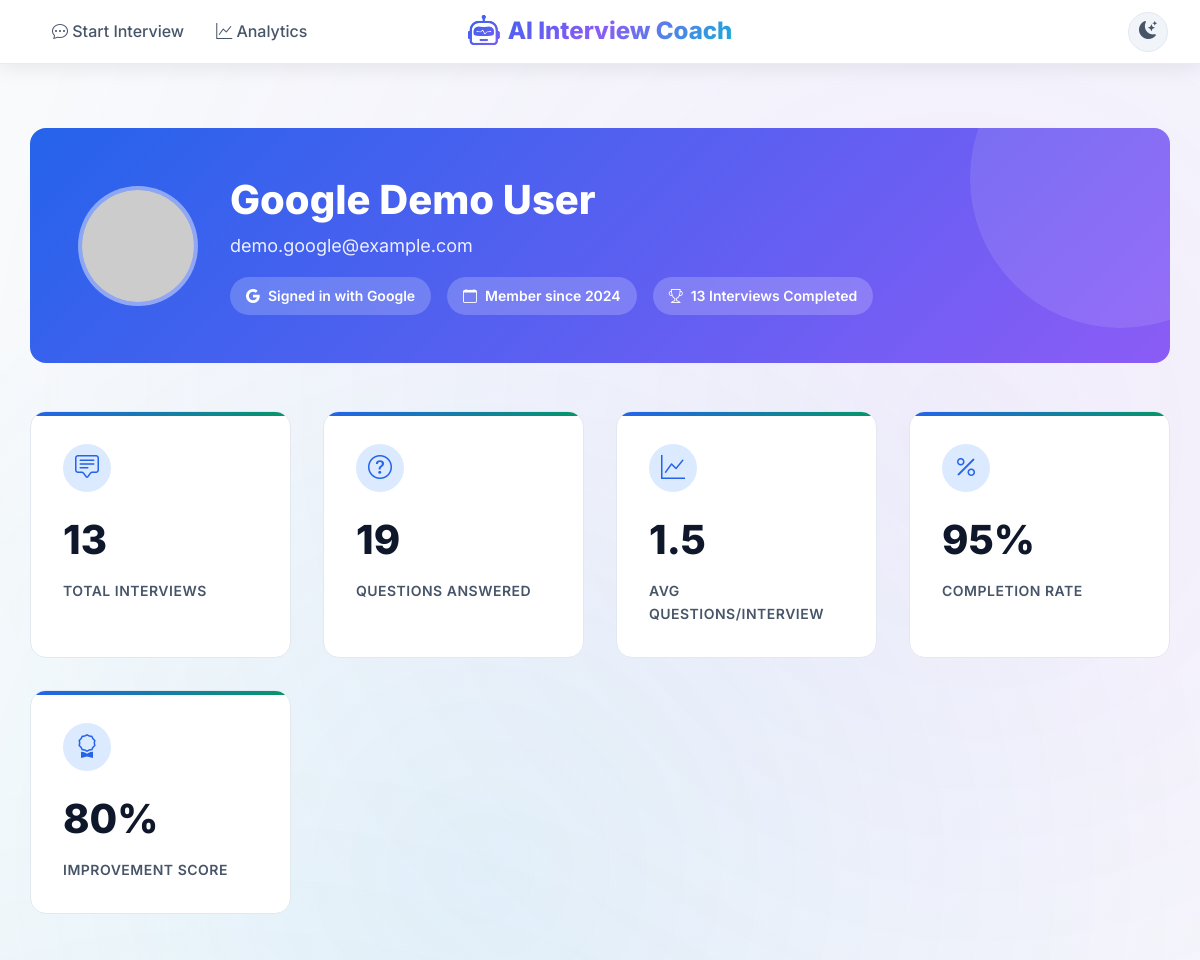
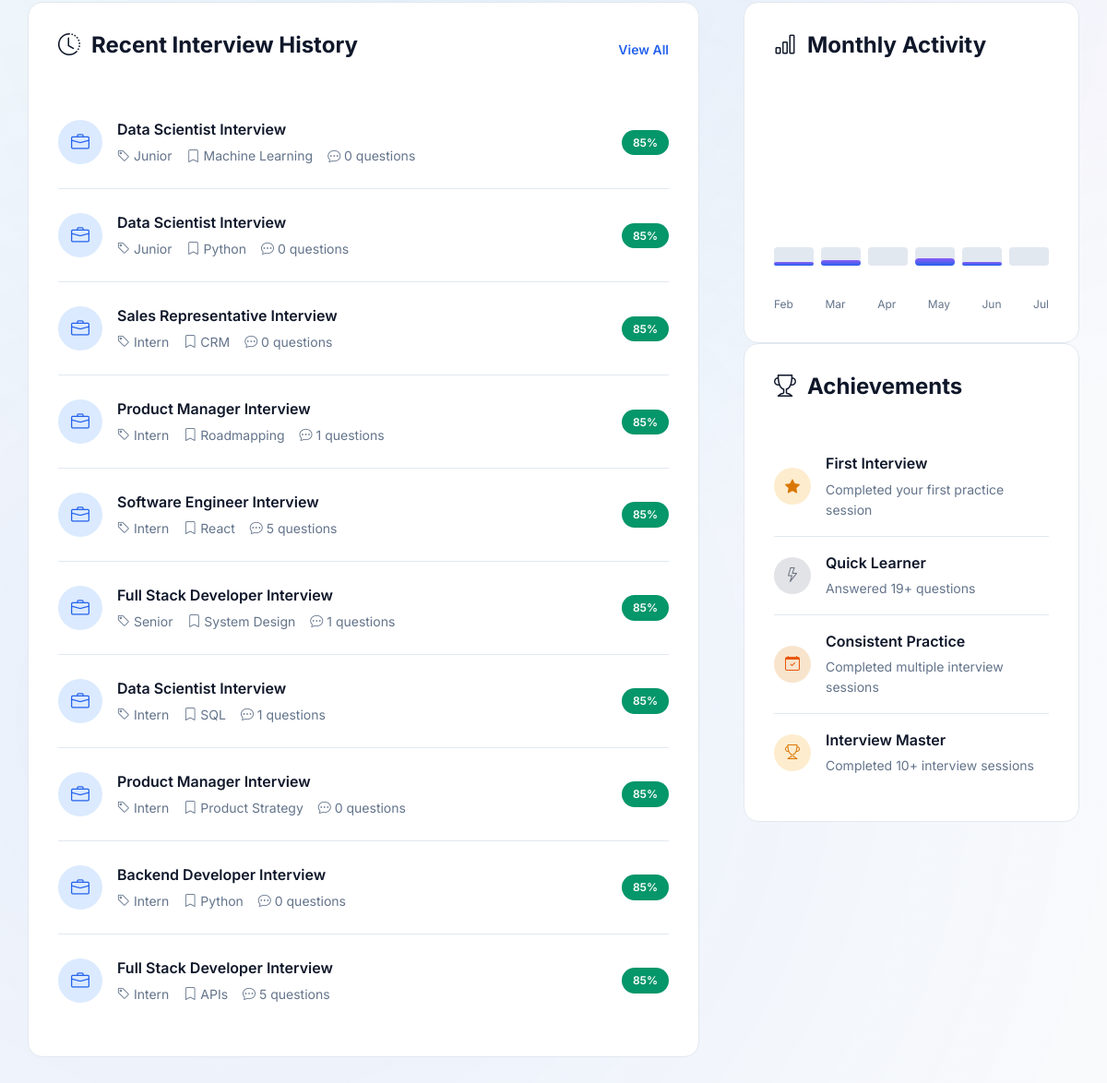
/profile (signed in), run on the app's committed database (2 pictures, top to bottom).
### tables this page shows
CREATE TABLE interviews (
                id INTEGER PRIMARY KEY AUTOINCREMENT,
                role TEXT NOT NULL,
                level TEXT NOT NULL,
                topic TEXT NOT NULL,
                questions TEXT NOT NULL,
                created_at TIMESTAMP DEFAULT CURRENT_TIMESTAMP
            );

### app.py (the view)
@app.route("/profile")
def profile():
    if not session.get('is_logged_in'):
        return redirect("/login?next=/profile")
    user_stats = db.get_interview_stats()
    recent_interviews = db.get_recent_interviews(10)
    total_interviews = user_stats.get('total_interviews', 0)
    total_questions = user_stats.get('total_answers', 0)
    completion_rate = min(95, max(75, 80 + (total_interviews * 2)))
    improvement_score = min(95, max(60, 70 + (total_questions * 0.5)))
    performance_data = {
        'total_interviews': total_interviews,
        'total_questions': total_questions,
        'avg_questions_per_interview': round(total_questions / max(total_interviews, 1), 1),
        'completion_rate': completion_rate,
        'improvement_score': round(improvement_score),
        'popular_role': user_stats.get('popular_role', 'N/A'),
        'popular_topic': user_stats.get('popular_topic', 'N/A'),
    }
    import random
    from datetime import datetime, timedelta
    current_month = datetime.now().month
    monthly_activity = []
    months = ['Jan', 'Feb', 'Mar', 'Apr', 'May', 'Jun', 'Jul', 'Aug', 'Sep', 'Oct', 'Nov', 'Dec']
    for i in range(6):
        month_index = (current_month - 6 + i) % 12
        month_name = months[month_index]
        base_interviews = max(0, total_interviews // 6 + random.randint(-2, 3))
        base_questions = base_interviews * random.randint(3, 8)
        monthly_activity.append({
            'month': month_name,
            'interviews': base_interviews,
            'questions': base_questions
        })
    achievements = []
    if total_interviews >= 1:
        achievements.append({
            'icon': 'star-fill',
            'title': 'First Interview',
            'description': 'Completed your first practice session',
            'type': 'gold'
        })
    if total_questions >= 10:
        achievements.append({
            'icon': 'lightning',
            'title': 'Quick Learner',
            'description': f'Answered {total_questions}+ questions',
            'type': 'silver'
        })
    if total_interviews >= 3:
        achievements.append({
            'icon': 'calendar-check',
            'title': 'Consistent Practice',
            'description': 'Completed multiple interview sessions',
            'type': 'bronze'
        })
    if total_interviews >= 10:
        achievements.append({
            'icon': 'trophy',
            'title': 'Interview Master',
            'description': 'Completed 10+ interview sessions',
            'type': 'gold'
        })
    return render_template("profile.html",
                         user_stats=user_stats,
                         recent_interviews=recent_interviews,
                         performance_data=performance_data,
                         monthly_activity=monthly_activity,
                         achievements=achievements)

### app.py (called while the page is built)
@app.context_processor
def inject_user():
    user_name = session.get('user_name', '')
    return {
        'current_user': {
            'is_logged_in': session.get('is_logged_in', False),
            'name': user_name,
            'email': session.get('user_email', ''),
            'initials': user_name[0].upper() if user_name else 'U',
            'oauth_provider': session.get('oauth_provider'),
            'avatar': session.get('user_avatar')
        }
    }

### database.py (called while the page is built)
    def get_recent_interviews(self, limit=10):
        conn = sqlite3.connect(self.db_path)
        cursor = conn.cursor()
        cursor.execute('''
            SELECT i.id, i.role, i.level, i.topic, i.created_at,
                   COUNT(a.id) as answer_count
            FROM interviews i
            LEFT JOIN answers a ON i.id = a.interview_id
            GROUP BY i.id
            ORDER BY i.created_at DESC
            LIMIT ?
        ''', (limit,))
        interviews = cursor.fetchall()
        conn.close()
        return [
            {
                'id': row[0],
                'role': row[1],
                'level': row[2],
                'topic': row[3],
                'created_at': row[4],
                'answer_count': row[5]
            }
            for row in interviews
        ]

### templates/profile.html (shortened to what this page needs)
{% extends "base.html" %}
{% block content %}
<div class="container profile-container">
    <div class="profile-header">
        <div class="profile-header-content">
            <div class="profile-avatar">
                {% if current_user.avatar %}
                <img src="{{ current_user.avatar }}" alt="{{ current_user.name }}">
                {% else %}
                {{ current_user.initials }}
                {% endif %}
            </div>
            <div class="profile-info">
                <h1>{{ current_user.name }}</h1>
                <div class="user-email">{{ current_user.email }}</div>
                <div class="profile-badges">
                    {% if current_user.oauth_provider %}
                    <div class="profile-badge">
                        <i class="bi bi-{{ 'google' if current_user.oauth_provider == 'google' else 'github' }}"></i>
                        Signed in with {{ current_user.oauth_provider.title() }}
                    </div>
                    {% endif %}
                    <div class="profile-badge">
                        <i class="bi bi-calendar"></i>
                        Member since {{ "2024" }}
                    </div>
                    <div class="profile-badge">
                        <i class="bi bi-trophy"></i>
                        {{ performance_data.total_interviews }} Interviews Completed
                    </div>
                </div>
            </div>
        </div>
    </div>
    <div class="stats-grid">
        <div class="stat-card">
            <div class="stat-icon">
                <i class="bi bi-chat-square-text"></i>
            </div>
            <div class="stat-value">{{ performance_data.total_interviews }}</div>
            <div class="stat-label">Total Interviews</div>
        </div>
        <div class="stat-card">
            <div class="stat-icon">
                <i class="bi bi-question-circle"></i>
            </div>
            <div class="stat-value">{{ performance_data.total_questions }}</div>
            <div class="stat-label">Questions Answered</div>
        </div>
        <div class="stat-card">
            <div class="stat-icon">
                <i class="bi bi-graph-up"></i>
            </div>
            <div class="stat-value">{{ performance_data.avg_questions_per_interview }}</div>
            <div class="stat-label">Avg Questions/Interview</div>
        </div>
        <div class="stat-card">
            <div class="stat-icon">
                <i class="bi bi-percent"></i>
            </div>
            <div class="stat-value">{{ performance_data.completion_rate }}%</div>
            <div class="stat-label">Completion Rate</div>
        </div>
        <div class="stat-card">
            <div class="stat-icon">
                <i class="bi bi-award"></i>
            </div>
            <div class="stat-value">{{ performance_data.improvement_score }}%</div>
            <div class="stat-label">Improvement Score</div>
        </div>
    </div>
    <div class="content-grid">
        <div class="content-card">
            <div class="content-header">
                <h3 class="content-title">
                    <i class="bi bi-clock-history"></i>
                    Recent Interview History
                </h3>
                <a href="/admin/stats" class="content-action">View All</a>
            </div>
            {% if recent_interviews %}
            <ul class="interview-list">
                {% for interview in recent_interviews %}
                <li class="interview-item">
                    <div class="interview-icon">
                        <i class="bi bi-briefcase"></i>
                    </div>
                    <div class="interview-content">
                        <div class="interview-title">{{ interview.role }} Interview</div>
                        <div class="interview-meta">
                            <span><i class="bi bi-tag"></i> {{ interview.level }}</span>
                            <span><i class="bi bi-bookmark"></i> {{ interview.topic }}</span>
                            <span><i class="bi bi-chat-dots"></i> {{ interview.answer_count }} questions</span>
                        </div>
                    </div>
                    <div class="interview-score">85%</div>
                </li>
                {% endfor %}
            </ul>
            {% endif %}
        </div>
        <div>
            <div class="content-card">
                <div class="content-header">
                    <h3 class="content-title">
                        <i class="bi bi-bar-chart"></i>
                        Monthly Activity
                    </h3>
                </div>
                <div class="activity-chart">
                    {% for month in monthly_activity %}
                    <div class="activity-bar">
                        <div class="activity-bar-fill" style="height: {{ (month.interviews * 10) }}%;"></div>
                    </div>
                    {% endfor %}
                </div>
                <div class="activity-labels">
                    {% for month in monthly_activity %}
                    <span>{{ month.month }}</span>
                    {% endfor %}
                </div>
            </div>
            <div class="content-card">
                <div class="content-header">
                    <h3 class="content-title">
                        <i class="bi bi-trophy"></i>
                        Achievements
                    </h3>
                </div>
                {% if achievements %}
                <ul class="achievement-list">
                    {% for achievement in achievements %}
                    <li class="achievement-item">
                        <div class="achievement-icon {{ achievement.type }}">
                            <i class="bi bi-{{ achievement.icon }}"></i>
                        </div>
                        <div class="achievement-content">
                            <div class="achievement-title">{{ achievement.title }}</div>
                            <div class="achievement-desc">{{ achievement.description }}</div>
                        </div>
                    </li>
                    {% endfor %}
                </ul>
                {% endif %}
            </div>
        </div>
    </div>
</div>
{% endblock %}

### templates/base.html (style rules this page uses)
:root { --primary: #2563eb; --primary-hover: #1d4ed8; --primary-light: #dbeafe; --secondary: #64748b; --success: #059669; --warning: #d97706; --danger: #dc2626; --info: #0891b2; --bg-primary: #ffffff; --bg-secondary: #f8fafc; --bg-tertiary: #f1f5f9; --bg-quaternary: #e2e8f0; --bg-dark: #0f172a; --bg-dark-secondary: #1e293b; --bg-dark-tertiary: #334155; --bg-dark-quaternary: #475569; --text-primary: #0f172a; --text-secondary: #475569; --text-tertiary: #64748b; --text-quaternary: #94a3b8; --text-dark-primary: #f8fafc; --text-dark-secondary: #cbd5e1; --text-dark-tertiary: #94a3b8; --text-dark-quaternary: #64748b; --border-light: #e2e8f0; --border-medium: #cbd5e1; --border-dark: #475569; --shadow-xs: 0 1px 2px 0 rgb(0 0 0 / 0.05); --shadow-sm: 0 1px 3px 0 rgb(0 0 0 / 0.1), 0 1px 2px -1px rgb(0 0 0 / 0.1); --shadow-md: 0 4px 6px -1px rgb(0 0 0 / 0.1), 0 2px 4px -2px rgb(0 0 0 / 0.1); --shadow-lg: 0 10px 15px -3px rgb(0 0 0 / 0.1), 0 4px 6px -4px rgb(0 0 0 / 0.1); --shadow-xl: 0 20px 25px -5px rgb(0 0 0 / 0.1), 0 8px 10px -6px rgb(0 0 0 / 0.1); --shadow-2xl: 0 25px 50px -12px rgb(0 0 0 / 0.25); --radius-xs: 0.125rem; --radius-sm: 0.25rem; --radius-md: 0.375rem; --radius-lg: 0.5rem; --radius-xl: 0.75rem; --radius-2xl: 1rem; --radius-3xl: 1.5rem; --radius-full: 9999px; --transition-fast: 150ms cubic-bezier(0.4, 0, 0.2, 1); --transition-normal: 300ms cubic-bezier(0.4, 0, 0.2, 1); --transition-slow: 500ms cubic-bezier(0.4, 0, 0.2, 1); --navbar-height: 4rem; }
* { box-sizing: border-box; }
body { font-family: 'Inter', -apple-system, BlinkMacSystemFont, 'Segoe UI', Roboto, sans-serif; background: var(--bg-secondary); color: var(--text-primary); line-height: 1.6; margin: 0; padding-top: var(--navbar-height); transition: all var(--transition-normal); overflow-x: hidden; }
body::before { content: ''; position: fixed; top: 0; left: 0; width: 100%; height: 100%; background: radial-gradient(circle at 20% 80%, rgba(37, 99, 235, 0.08) 0%, transparent 50%), radial-gradient(circle at 80% 20%, rgba(168, 85, 247, 0.08) 0%, transparent 50%), radial-gradient(circle at 40% 40%, rgba(6, 182, 212, 0.08) 0%, transparent 50%); z-index: -1; animation: backgroundShift 30s ease-in-out infinite; }

### data on the page
interviews: role "Data Scientist", level "Junior", topic "Machine Learning", answer_count "0"
interviews: role "Data Scientist", level "Junior", topic "Python", answer_count "0"
interviews: role "Sales Representative", level "Intern", topic "CRM", answer_count "0"
interviews: role "Product Manager", level "Intern", topic "Roadmapping", answer_count "1"
interviews: role "Software Engineer", level "Intern", topic "React", answer_count "5"
interviews: role "Full Stack Developer", level "Senior", topic "System Design", answer_count "1"
interviews: role "Data Scientist", level "Intern", topic "SQL", answer_count "1"
interviews: role "Product Manager", level "Intern", topic "Product Strategy", answer_count "0"
interviews: role "Backend Developer", level "Intern", topic "Python", answer_count "0"
interviews: role "Full Stack Developer", level "Intern", topic "APIs", answer_count "5"

### other printed values
{{ current_user.name }} "Google Demo User"
{{ current_user.email }} "demo.google@example.com"
{{ current_user.oauth_provider.title() }} "Google"
{{ "2024" }} "2024"
{{ performance_data.total_interviews }} "13"
{{ performance_data.total_questions }} "19"
{{ performance_data.avg_questions_per_interview }} "1.5"
{{ performance_data.completion_rate }} "95"
{{ performance_data.improvement_score }} "80"
{{ month.month }} "Feb" "Mar" "Apr" "May" "Jun" "Jul"
{{ achievement.title }} "First Interview" "Quick Learner" "Consistent Practice" "Interview Master"
{{ achievement.description }} "Completed your first practice session" "Answered 19+ questions" "Completed multiple interview sessions" "Completed 10+ interview sessions"
